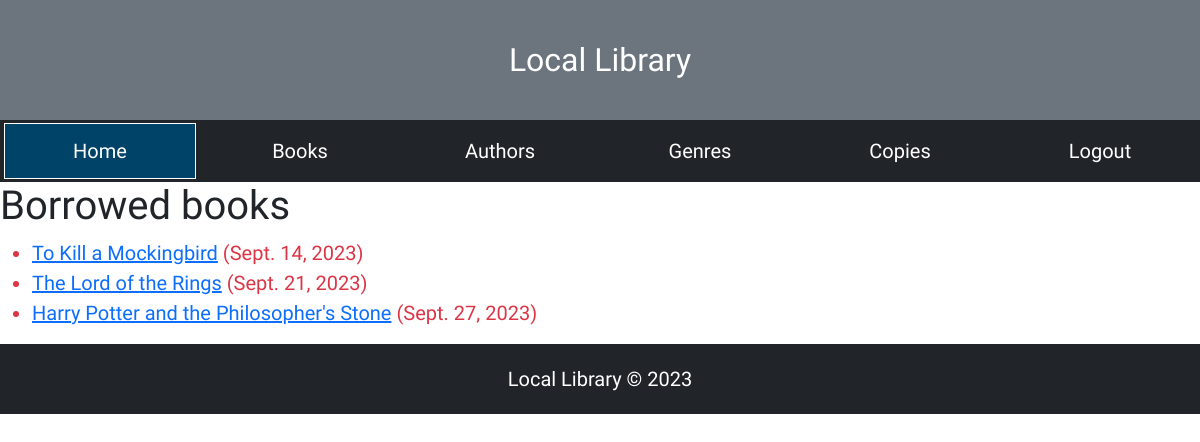
Page /catalog/mybooks/ (signed in) on the earlier database version.
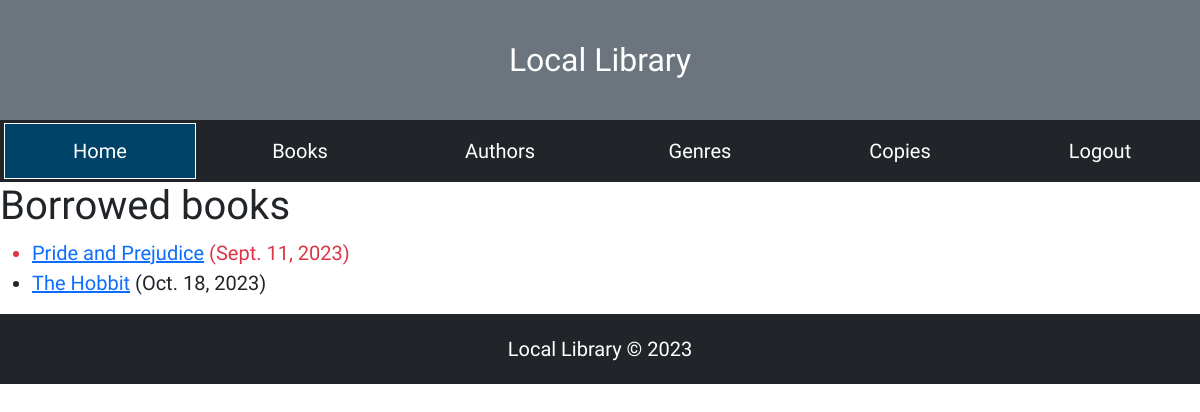
Same page on the later database version.
### catalog/models.py (models this page shows, shortened)
class BookInstance(models.Model):
    id = models.UUIDField(primary_key=True, default=uuid.uuid4, help_text='Unique ID for this particular book across whole library')
    book = models.ForeignKey(Book, on_delete=models.RESTRICT, null=True)
    imprint = models.CharField(max_length=200)
    due_back = models.DateField(null=True, blank=True)
    borrower = models.ForeignKey(User,on_delete=models.SET_NULL,blank=True,null=True)
    LOAN_STATUS = (
        ('m', 'Maintenance'),
        ('o', 'On loan'),
        ('a', 'Available'),
        ('r', 'Reserved'),
    )
    status = models.CharField(
        max_length=1,
        choices=LOAN_STATUS,
        blank=True,
        default='m',
        help_text='Book availability',
    )
    class Meta:
        ordering = ['due_back']
        permissions = (("can_mark_returned", "Set book as returned"),) # creating a permission for a model
    @property
    def is_overdue(self):
        return bool(self.due_back and date.today() > self.due_back)

class Book(models.Model):
    title = models.CharField(max_length=200)
    author = models.ForeignKey('Author', on_delete=models.SET_NULL, null=True)
    summary = models.TextField(max_length=1000, help_text='Enter a brief description of the book')
    isbn = models.CharField('ISBN', max_length=13, unique=True,
                             help_text='13 Character <a href="https://www.isbn-international.org/content/what-isbn">ISBN number</a>')
    genre = models.ManyToManyField(Genre, help_text='Select a genre for this book')
    cover = models.ImageField(blank=True, null=True, upload_to='book covers')
    def display_genre(self):
        """Create a string for the Genre. This is required to display genre in Admin."""
        return ', '.join(genre.name for genre in self.genre.all()[:3])
    display_genre.short_description = 'Genre'
    class Meta:
        ordering : ['id']

### catalog/views.py (the view)
# urls.py: path('mybooks/', views.LoanedBooksByUserListView.as_view(), name='my-borrowed'),
class LoanedBooksByUserListView(LoginRequiredMixin,PermissionRequiredMixin,ListView):
    model = BookInstance
    template_name = 'bookinstance_list_borrowed_user.html'
    paginate_by = 10
    permission_required = 'catalog.can_mark_returned' # field attributes used by class-based views to check for permissions
    def get_queryset(self):
        return (
            BookInstance.objects.filter(borrower=self.request.user)
            .filter(status__exact='o')
            .order_by('due_back')
        )

### catalog/templates/bookinstance_list_borrowed_user.html
{% extends "base.html" %}
{% block content %}
    <h1>Borrowed books</h1>
    {% if bookinstance_list %}
    <ul>
      {% for bookinst in bookinstance_list %}
      {% if perms.catalog.can_mark_returned %}
      <li class="{% if bookinst.is_overdue %}text-danger{% endif %}">
        <a href="{% url 'book-detail' bookinst.book.pk %}">{{ bookinst.book.title }}</a> ({{ bookinst.due_back }})
      </li>
      {% else %}
      <p>I don't have such permission</p>
      {% endif %}
      {% endfor %}
    </ul>
    {% else %}
      <p>There are no books borrowed.</p>
    {% endif %}
{% endblock %}

Differences in the rows shown:
no longer on this page (row edited): BookInstance: book "To Kill a Mockingbird", due_back "Sept. 14, 2023"
no longer on this page (row edited): BookInstance: book "The Lord of the Rings", due_back "Sept. 21, 2023"
no longer on this page (row edited): BookInstance: book "Harry Potter and the Philosopher's Stone", due_back "Sept. 27, 2023"
now on this page (row edited): BookInstance: book "Pride and Prejudice", due_back "Sept. 11, 2023"
now on this page (row edited): BookInstance: book "The Hobbit", due_back "Oct. 18, 2023"
